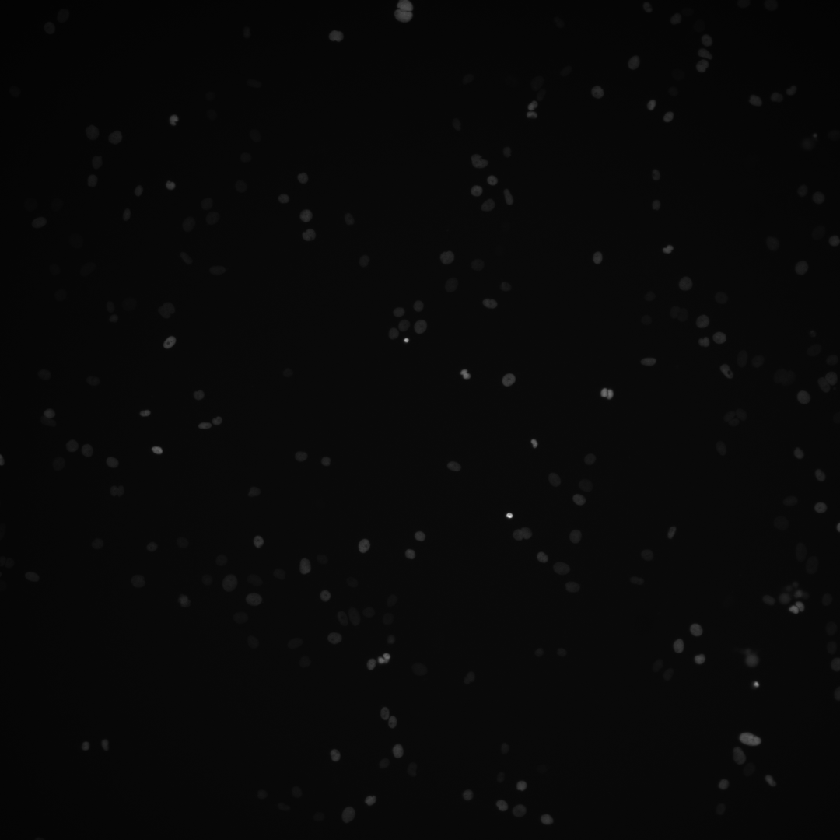
#> input picture cellmatching/data/0.tiff, 840 x 840 px, shrunk from 1080 x 1080 before the run, found by its file name; its folder holds 4 pictures in this run; the run also reads 1 picture not shown here
$ jupyter execute matching.ipynb
#> lines starting #> are read from the running program, lines starting #| are printed output that depends on the picture
### cellmatching/import_images.py
import tifffile
import numpy as np
from os import listdir
from os.path import isfile, join
import matplotlib.pyplot as plt

def import_images_from_path(images_path,normalisation=False,num_imgs=20,format='.tif'):
#> called with images_path = 'data\\', normalisation = False, num_imgs = 20, format = '.tif'
    onlyfiles = [f for f in listdir(images_path) if isfile(join(images_path, f))] #not ordered in the right way
    onlyfiles = sorted(onlyfiles, key=lambda x: int(x.split(".")[0]))
    if num_imgs > len(onlyfiles):
        num_imgs = len(onlyfiles)

    images = [np.squeeze(tifffile.imread(images_path +  onlyfiles[i])) for i in range(num_imgs)]
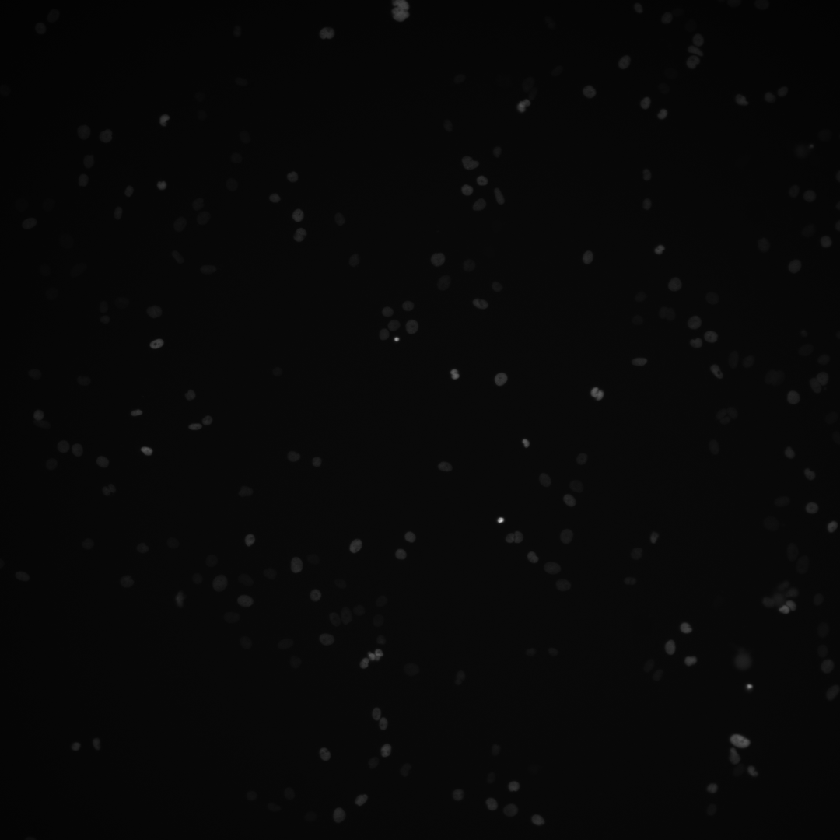
#> input picture cellmatching/data/1.tiff, 840 x 840 px, shrunk from 1080 x 1080 before the run, found by its file name
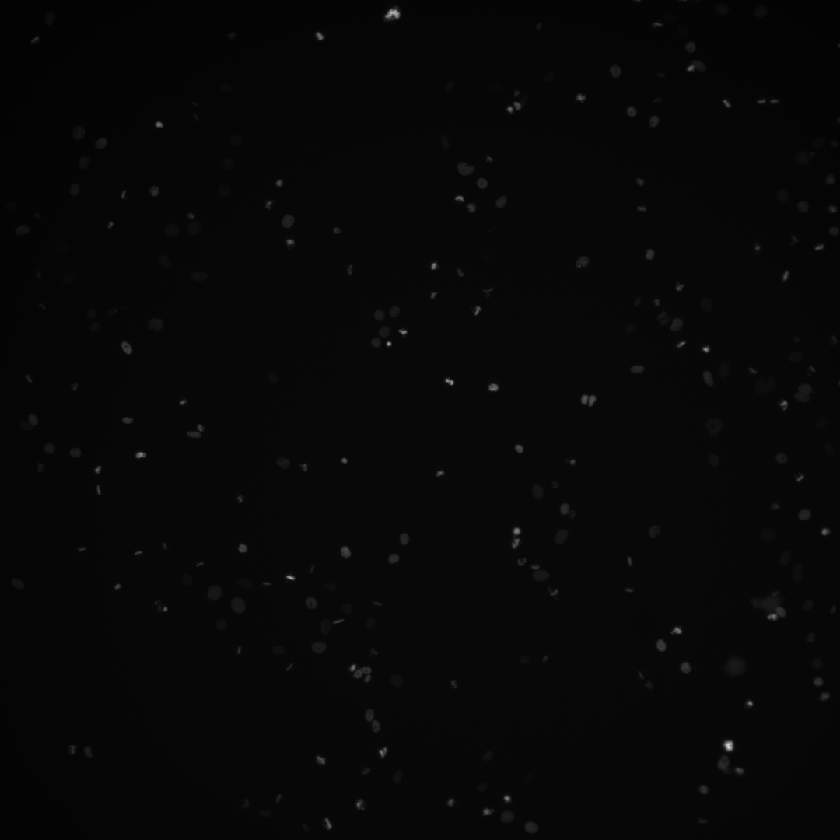
#> input picture cellmatching/data/10.tiff, 840 x 840 px, shrunk from 1080 x 1080 before the run, found by its file name
#> images = 4 items

    if normalisation == True:
        return [(image-np.min(image))/(np.max(image)-np.min(image)) for image in images]
    return images

# [7 lines left out: function import_npy_files, not called in this run]

# [9 lines that do not run on import are left out]

### cellmatching/matching.ipynb
[cell 1]
#import the images
from import_images import import_images_from_path

images = import_images_from_path('data\\')
#> images = 4 items

[cell 2]
import matplotlib.pyplot
